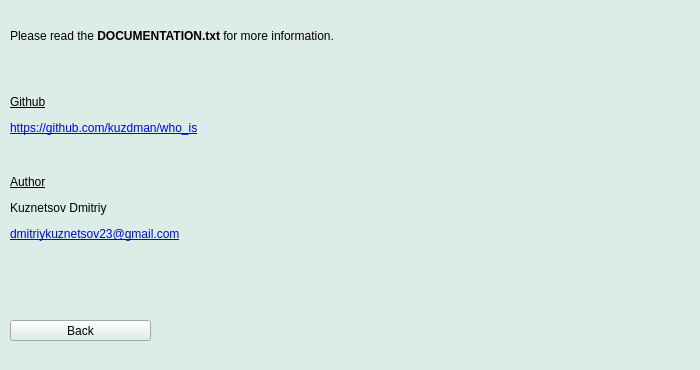
<?xml version="1.0" encoding="UTF-8"?>
<ui version="4.0">
 <class>MainWindow</class>
 <widget class="QMainWindow" name="MainWindow">
  <property name="geometry">
   <rect>
    <x>0</x>
    <y>0</y>
    <width>700</width>
    <height>370</height>
   </rect>
  </property>
  <property name="windowTitle">
   <string>WhoIs</string>
  </property>
  <property name="styleSheet">
   <string notr="true">background-color: rgb(220, 237, 231);</string>
  </property>
  <widget class="QWidget" name="centralwidget">
   <widget class="QLabel" name="label">
    <property name="geometry">
     <rect>
      <x>10</x>
      <y>10</y>
      <width>671</width>
      <height>291</height>
     </rect>
    </property>
    <property name="styleSheet">
     <string notr="true">font: 75 12pt &quot;Levenim MT&quot;;</string>
    </property>
    <property name="text">
     <string>&lt;html&gt;&lt;head/&gt;&lt;body&gt;&lt;p&gt;Please read the &lt;span style=&quot; font-weight:600;&quot;&gt;DOCUMENTATION.txt &lt;/span&gt;&lt;span style=&quot; font-weight:400;&quot;&gt;for more information.&lt;/span&gt;&lt;/p&gt;&lt;p&gt;&lt;br/&gt;&lt;/p&gt;&lt;p&gt;&lt;span style=&quot; text-decoration: underline;&quot;&gt;Github&lt;/span&gt;&lt;/p&gt;&lt;p&gt;&lt;a href=&quot;https://github.com/kuzdman/who_is&quot;&gt;&lt;span style=&quot; text-decoration: underline; color:#0000ff;&quot;&gt;https://github.com/kuzdman/who_is&lt;/span&gt;&lt;/a&gt;&lt;br/&gt;&lt;/p&gt;&lt;p&gt;&lt;br/&gt;&lt;span style=&quot; text-decoration: underline;&quot;&gt;Author&lt;/span&gt;&lt;/p&gt;&lt;p&gt;Kuznetsov Dmitriy&lt;/p&gt;&lt;p&gt;&lt;a href=&quot;dmitriykuznetsov23@gmail.com&quot;&gt;&lt;span style=&quot; text-decoration: underline; color:#0000ff;&quot;&gt;dmitriykuznetsov23@gmail.com&lt;/span&gt;&lt;/a&gt;&lt;/p&gt;&lt;p&gt;&lt;br/&gt;&lt;/p&gt;&lt;/body&gt;&lt;/html&gt;</string>
    </property>
   </widget>
   <widget class="QPushButton" name="pushBack">
    <property name="geometry">
     <rect>
      <x>10</x>
      <y>320</y>
      <width>141</width>
      <height>21</height>
     </rect>
    </property>
    <property name="cursor">
     <cursorShape>PointingHandCursor</cursorShape>
    </property>
    <property name="styleSheet">
     <string notr="true">color: rgb(38, 0, 61);
font: 75 12pt &quot;Levenim MT&quot;;
background-color: rgb(234, 245, 237);
border-radius: 2px;
border: 2px solid #26003d;
box-shadow: 4px 4px 4px rgba(8, 8, 8, 0.5)}
QPushButton:hover {background-color: rgba(200, 229, 225, 0.7); 
border: 2px solid #26003d;
</string>
    </property>
    <property name="text">
     <string>Back</string>
    </property>
   </widget>
  </widget>
  <widget class="QMenuBar" name="menubar">
   <property name="geometry">
    <rect>
     <x>0</x>
     <y>0</y>
     <width>700</width>
     <height>21</height>
    </rect>
   </property>
  </widget>
  <widget class="QStatusBar" name="statusbar"/>
 </widget>
 <resources/>
 <connections/>
</ui>
